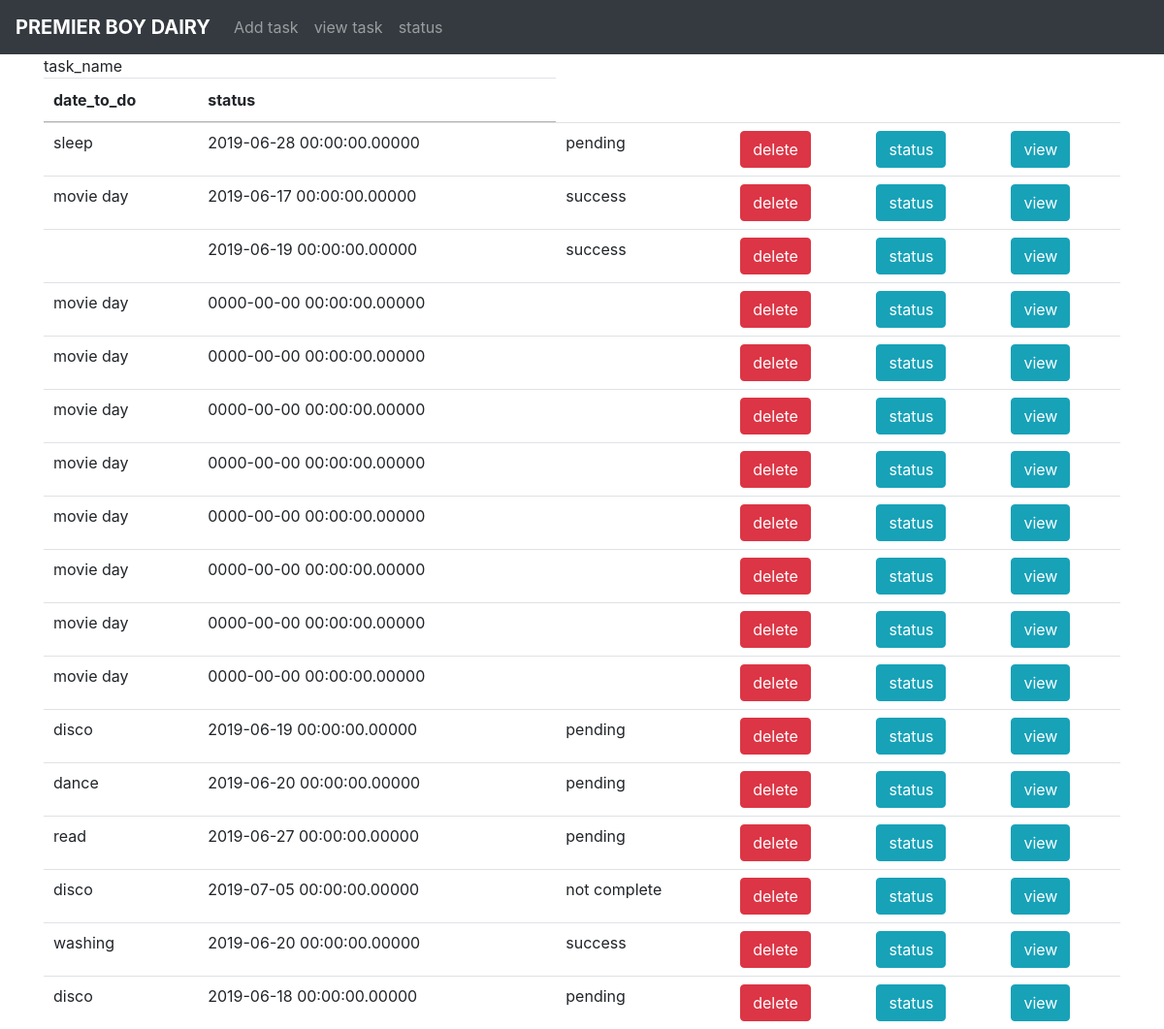
The page /view.php on the database its author committed.
### tables this page shows
CREATE TABLE `task` (
  `task_id` int(40) NOT NULL,
  `task_name` varchar(50) NOT NULL,
  `date_to_do` datetime(5) NOT NULL,
  `status` varchar(50) NOT NULL
);

### view.php (the view, shortened to what this page needs)
<!doctype html>
<html lang="en">
<head>
    <link rel="stylesheet" href="css/bootstrap.css">
    <link rel="stylesheet" href="//cdn.datatables.net/1.10.19/css/jquery.dataTables.min.css">
</head>
<body>
<?php
require 'navbar.php';
?>
<div class="container">
    <table class="table" id="task">
        <thead>
        <tr
            <th>task_name</th>
            <th>date_to_do</th>
            <th>status</th>
        </tr>
        </thead>
        <tbody>
        <?php
        require 'index.php';
        $sql ="select * from task order by task_id desc";
        $results= mysqli_query($conn, $sql);
        while($row = mysqli_fetch_assoc($results))
        {
            extract( $row);
            echo "<tr>
            <td>$task_name</td>
            <td>$date_to_do</td>
            <td>$status</td>
            <td><a href='delete.php?id=$task_id' class=\"btn btn-danger\">delete</a></td>
            <td><a href='status.php?id=$task_id' class=\"btn btn-info\">status</a></td>
            <td><a href='view.php?id=$task_id' class=\"btn btn-info\">view</a></td>
        </tr>
        ";
        }
        ?>
        </tbody>
    </table>
</div>
</body>
</html>

### navbar.php (shortened to what this page needs)
<nav class="navbar navbar-expand-md bg-dark navbar-dark">
    <a class="navbar-brand" href="#"><b>PREMIER BOY DAIRY</b></a>
    <div class="collapse navbar-collapse" id="collapsibleNavbar">
        <ul class="navbar-nav">
            <li class="nav-item">
                <a class="nav-link" href="add.php">Add task</a>
            </li>
            <li class="nav-item">
                <a class="nav-link" href="view.php">view task</a>
            </li>
            <li class="nav-item">
                <a class="nav-link" href="status.php">status</a>
            </li>
        </ul>
    </div>
</nav>

### rows shown on the page
task: task_name "sleep", date_to_do "2019-06-28 00:00:00.00000", status "pending"
task: task_name "movie day", date_to_do "2019-06-17 00:00:00.00000", status "success"
task: date_to_do "2019-06-19 00:00:00.00000", status "success"
task: task_name "movie day", date_to_do "0000-00-00 00:00:00.00000"
task: task_name "movie day", date_to_do "0000-00-00 00:00:00.00000"
task: task_name "movie day", date_to_do "0000-00-00 00:00:00.00000"
task: task_name "movie day", date_to_do "0000-00-00 00:00:00.00000"
task: task_name "movie day", date_to_do "0000-00-00 00:00:00.00000"
task: task_name "movie day", date_to_do "0000-00-00 00:00:00.00000"
task: task_name "movie day", date_to_do "0000-00-00 00:00:00.00000"
task: task_name "movie day", date_to_do "0000-00-00 00:00:00.00000"
task: task_name "disco", date_to_do "2019-06-19 00:00:00.00000", status "pending"
task: task_name "dance", date_to_do "2019-06-20 00:00:00.00000", status "pending"
task: task_name "read", date_to_do "2019-06-27 00:00:00.00000", status "pending"
task: task_name "disco", date_to_do "2019-07-05 00:00:00.00000", status "not complete"
task: task_name "washing", date_to_do "2019-06-20 00:00:00.00000", status "success"
task: task_name "disco", date_to_do "2019-06-18 00:00:00.00000", status "pending"
